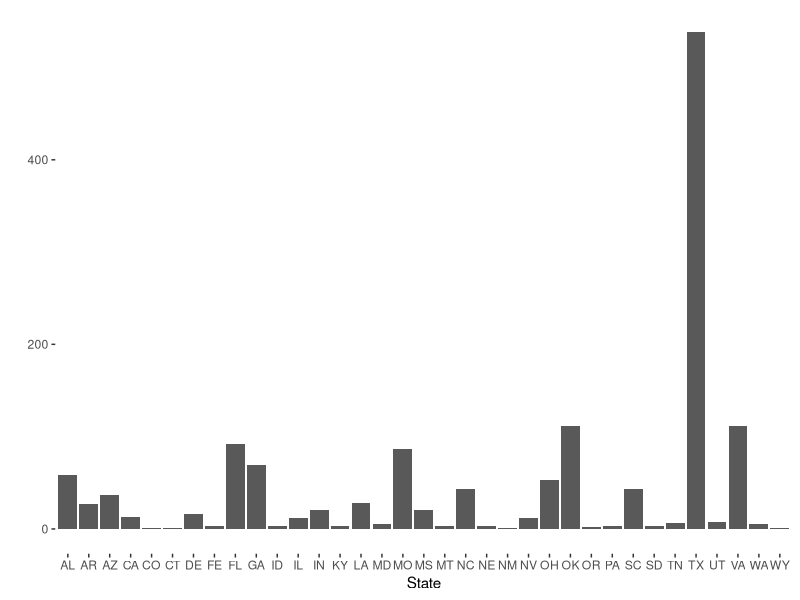
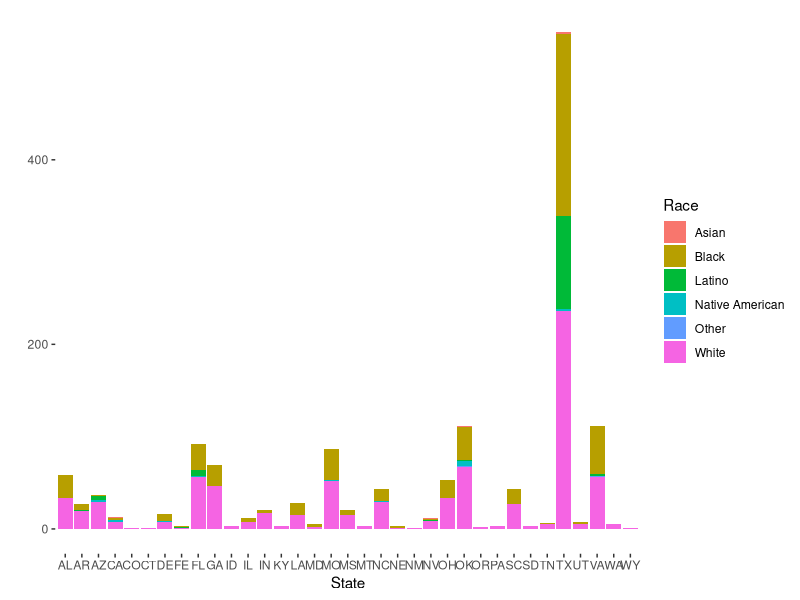
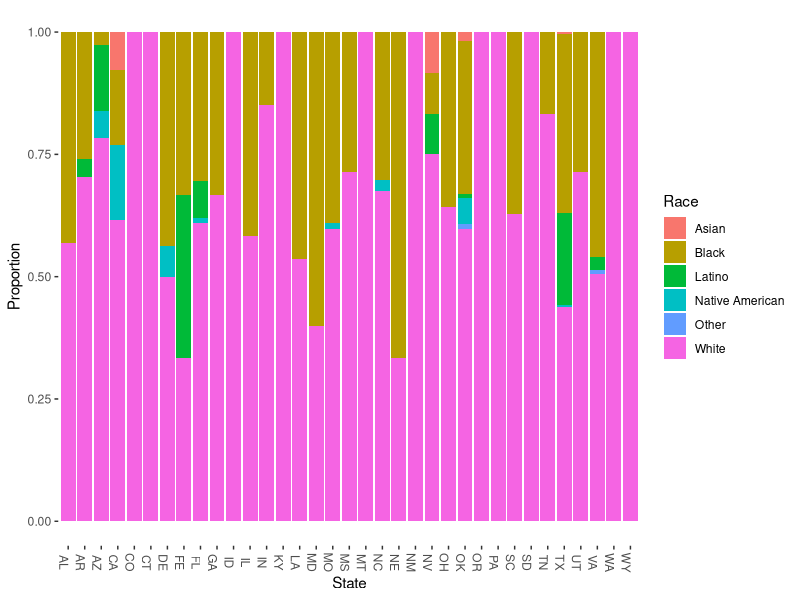
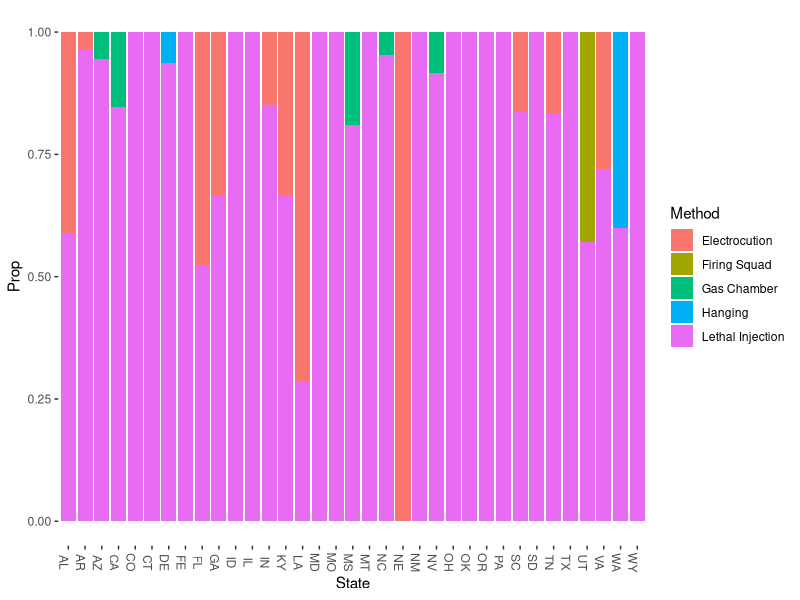

Generate these figures, in order, with R:
## ---- chunk 1
###########################################################################
################# DON'T DELETE THIS PART!!!!!##############################
###########################################################################
                                                                          #
knitr::opts_chunk$set(echo = TRUE, message = FALSE, warning = FALSE)      #
                                                                          #
library(tidyverse)           #The tidyverse has all of our data tools     #
library(ggthemes)            #ggthemes makes our graphs look nicer        #
                                                                          # 
theme_set(                                #this sets the theme for all    #
  theme_tufte() +                         #plots that we make             #
  theme(text=element_text(family="sans"))                                 #
  )                                                                       #
                                                                          #
library(kableExtra)                                                                          #
                                                                          #
### Below is where you read and store your data.                          #
                                                                          #
deathPenaltyData <- read_csv("death penalty data.csv")
                                                                          #
                                                                          #
                                                                          #
############# ^ ################################# ^ #######################
############# | ## DON'T DELETE THIS PART!!!!!### | #######################
############# | ################################# | #######################
## ---- chunk 2
as.Date(deathPenaltyData$Date, 
        format="%m/%d/%Y") %>% 
        format("%Y") ->
        deathPenaltyData$Date

deathPenaltyData %>% head %>% kable %>% kable_styling()




## ---- chunk 3
# Graph state:

qplot(State, data=deathPenaltyData)

#Let's examine the race dist in each state

qplot(State, data=deathPenaltyData, fill=Race)


## ---- chunk 4


deathPenaltyData %>% count(State, Race)

#compare to original:

deathPenaltyData %>% head %>% kable %>% kable_styling()


## ---- chunk 5

#let's use mutate to add a proportion column.  New data always goes to end

stateSummary <- deathPenaltyData %>%                    #look at challenge below!
  count(State, Race) %>% 
  group_by(State) %>% 
  mutate(Proportion = n/sum(n))   ##<- woah dude!  important!  sum(n) by category
  

## ---- chunk 6



qplot(x=State,                                     #challenge second part
      y=Proportion,
      data=stateSummary,
      geom = "col",                 #<--- note, col uses y for height of bar
      fill = Race) + theme(axis.text.x = element_text(angle=-90))





## ---- chunk 7
# count

deathPenaltyData %>% count(State, Method) %>%
                     group_by(State) %>%              #necessary!  need % in each state!
                     mutate(Prop = n/sum(n)) ->        #note, sum is by state, since group_by
                     methodStateSummary
#plot:

qplot(data=methodStateSummary,
      x=State,
      y=Prop,
      geom = "col",
      fill=Method)+ theme(axis.text.x = element_text(angle=-90))
